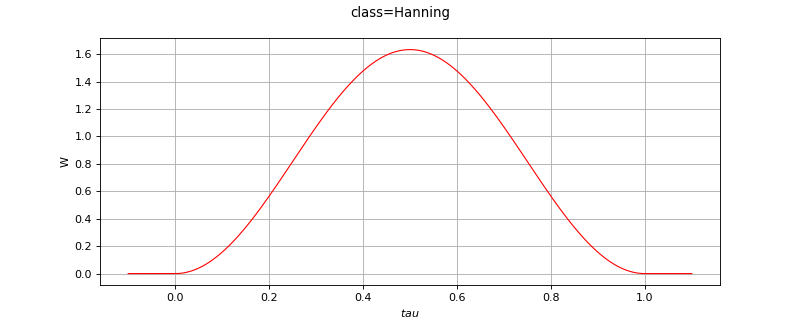

Reproduce this figure in Python.
import openturns as ot
from matplotlib import pyplot as plt
from openturns.viewer import View

filteringWindow = ot.Hanning()
numPoints = 512
data = ot.Sample(numPoints, 2)
for i in range(numPoints):
    x = -0.1 + (1.2 * i) / (numPoints - 1.0)
    data[i, 0] = x
    data[i, 1] = filteringWindow(x)
graph = ot.Graph(str(filteringWindow), '$tau$', 'W', True)
graph.add(ot.Curve(data))
graph.setColors(['red'])
fig = plt.figure(figsize=(10, 4))
filtering_axis = fig.add_subplot(111)
View(graph, figure=fig, axes=[filtering_axis], add_legend=False)
